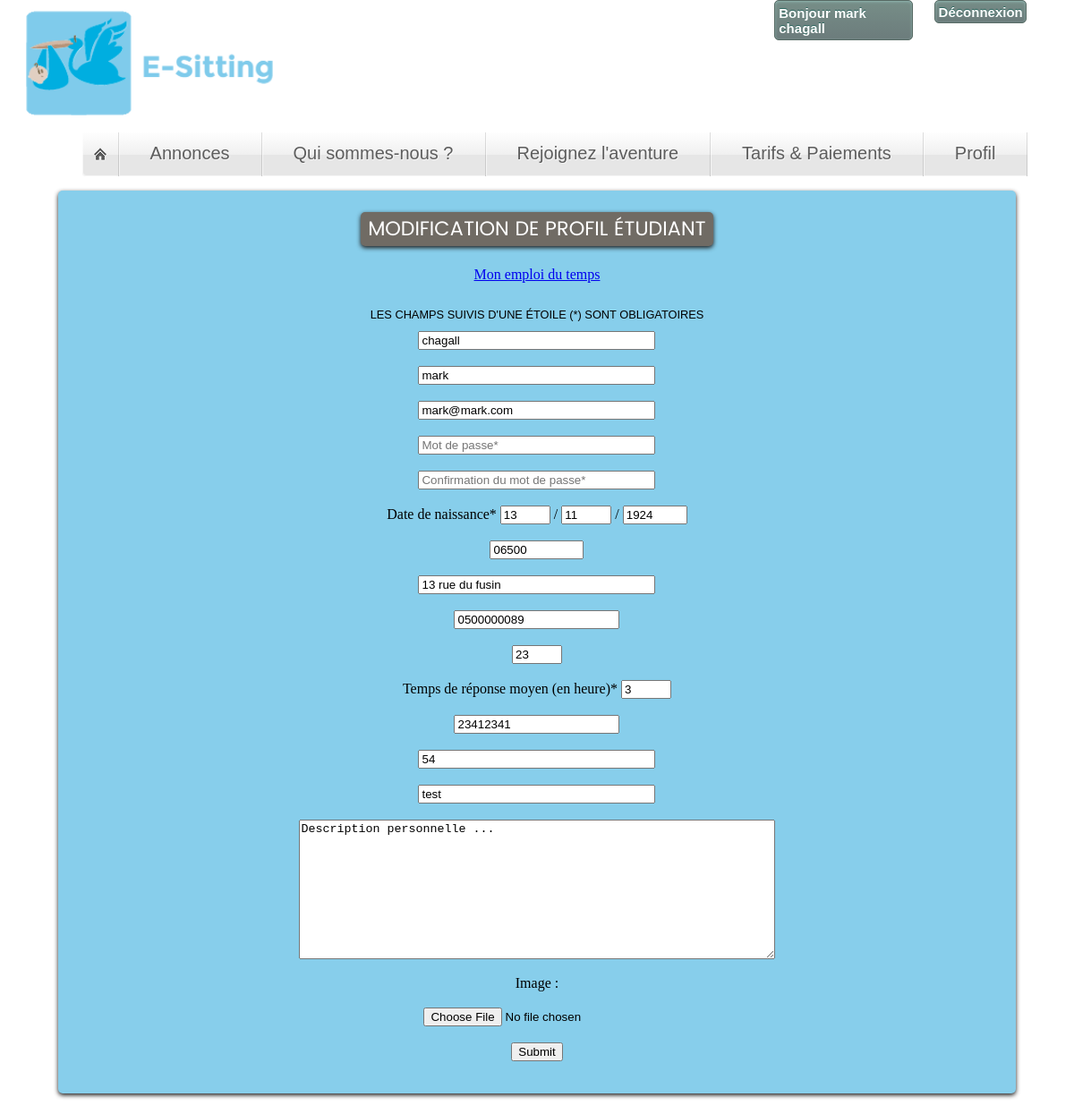
The page /Site_pas_a_pas/ModificationProfilUtilisateur.php (signed in) on the database its author committed.
### tables this page shows
CREATE TABLE `users` (
  `ID` int(255) NOT NULL COMMENT 'ID des users',
  `user_type` text COMMENT 'Type d''utilisateur ( Admin/ Etudiants / Famille)',
  `nom` text COMMENT 'Nom',
  `prenom` text COMMENT 'Prenom',
  `email` text COMMENT 'adresse email de l''utilisateur',
  `mdp` text COMMENT 'Mot de passe de l''utilisateur, doit etre crypté',
  `naissance` date DEFAULT NULL COMMENT 'Date de naissance de l''utilisateur, le système calculera et affichera l''age',
  `code_postal` text,
  `adresse` text COMMENT 'Adresse de l''utilisateur',
  `telephone` text COMMENT 'Numero de téléphone de l''utilisateur',
  `tarif` int(11) DEFAULT NULL COMMENT 'Tarif renseigné par l''étudiant. Le tarif affiché sera modifié grâce à la table taux',
  `id_edt` int(11) DEFAULT NULL COMMENT 'renvoi à la table EdT de l''étudiant',
  `cni` text COMMENT 'Numero carte d''identité de l''étudiant',
  `etudes` text,
  `permis` text COMMENT 'L''étudiant renseigne s''il a le permis',
  `description` text COMMENT 'Description personnel des utilisateurs',
  `enfants` int(11) DEFAULT NULL COMMENT 'Nb d''enfants',
  `date_enfants` date DEFAULT NULL COMMENT 'Date de naissance',
  `contrats_acceptes` int(11) NOT NULL DEFAULT '0' COMMENT 'Nb de contrat accepté',
  `contrats_annules` int(11) NOT NULL DEFAULT '0' COMMENT 'Nb de contrat annulé',
  `image` text NOT NULL,
  `moderation` bit(1) NOT NULL DEFAULT b'1',
  `tempsreponse` int(255) DEFAULT NULL
);

### Site_pas_a_pas/BDProfilUtilisateur.php (called while the page is built, shortened)
<?php
include("connect.php");
$req = $bdd->prepare('SELECT user_type, nom, prenom, email, naissance, code_postal, adresse, telephone, tarif, cni, etudes, permis, description, enfants, image, tempsreponse FROM `users` WHERE ID = :utilisateur');
$req->execute(array('utilisateur' => $_SESSION['ID']));
while ($donnees = $req->fetch())
{
    $type_utilisateur = $donnees['user_type'] ;
    $ancien_nom = $donnees['nom'] ;
    $ancien_prenom = $donnees['prenom'] ;
    $ancien_email = $donnees['email'] ;
    $ancien_naissance = $donnees['naissance'] ;
    $ancien_jourNaissance = substr($ancien_naissance, 8, 2);
    $ancien_moisNaissance = substr($ancien_naissance, 5, 2);
    $ancien_anneeNaissance = substr($ancien_naissance, 0, 4);
    $ancien_cp = $donnees['code_postal'] ;
    $ancien_adresse = $donnees['adresse'] ;
    $ancien_telephone = $donnees['telephone'] ;
    $ancien_tarif = $donnees['tarif'] ;
    $ancien_cni = $donnees['cni'] ;
    $ancien_etudes = $donnees['etudes'] ;
    $ancien_permis = $donnees['permis'] ;
    $ancien_description = $donnees['description'] ;
    $ancien_temps = $donnees['tempsreponse'] ;
}
?>

### Site_pas_a_pas/ModificationProfilUtilisateur.php (the view, shortened to what this page needs)
<?php include("BDProfilUtilisateur.php");
 ?>
<DOCTYPE html>
<html>
    <head>
        <link rel="stylesheet" href="style_inscription.css" />
        <link rel="stylesheet" href="style_general.css" />
        <link rel="stylesheet" href="style_general_connect.css" />
    </head>
    <body>
        <div id = "bloc_page">
            <header>
                <div id="titre_principal">
                    <div id="logo">
                        <img src="Pictures/logo.png" alt="Logo E-sitting" />
                    </div>
                    <div id="deconnexion">
                        <a href="logout.php" class="myButtonConnected">Déconnexion</a>
                    </div>
                    <div id="bonjour"><?php
                      if ($_SESSION['type']=='Super' or $_SESSION['type']=='Admin')
                      {
                    echo(  "<a href='dash_admin.php' class='myButtonConnected'>Dashboard".  "</a>" );
                  }
                    else
                    {
                        echo("<a href='#' class='myButtonConnected'>Bonjour ". $_SESSION['prenom'] . " ". $_SESSION['nom'] . "  </a>");
                      }?></div>
                </div>
            </header>
            <div id = "Menu_Principal">
                    <ul class="fancyNav" id="myTopnav">
                        <li id="home"><a href="AccueilConnecte.php" class="homeIcon">Accueil</a></li>
                        <li><a href="#">Annonces</a></li>
                        <li><a href="AccueilConnecte.php#Whoarewe">Qui sommes-nous ?</a></li>
                        <li><a href="AccueilConnecte.php#Esitter">Rejoignez l'aventure</a></li>
                        <li><a href="AccueilConnecte.php#Paiements">Tarifs & Paiements</a></li>
                        <li><a href="ConsultationProfilUtilisateur.php">Profil</a></li>
                    </ul>
            </div>
            <section>
                <article>
                    <?php
                    if($type_utilisateur=='Etudiant')
                    { ?>
                    <h1>Modification de profil étudiant</h1>
                    <a class="EmploiDuTemps" href="Calendrier/calendar_etudiant.php">Mon emploi du temps</a>
                        <div id="formDiv">
                            <form method="post" action="ModificationBDDProfilEtudiant.php" enctype="multipart/form-data"><br/>
                            <h2>Les champs suivis d'une étoile (*) sont obligatoires</h2>
                            <input type="text" name="NomEtudiant" placeholder="NOM*" <?php echo 'value=' . '\'' . $ancien_nom . '\'' ;?> size="30" maxlength="20"/> <br/><br/>
                            <input type="text" name="PrenomEtudiant" placeholder="Prenom*" <?php echo 'value=' . '\'' . $ancien_prenom . '\'' ;?> size="30" maxlength="20"/> <br/><br/>
                            <input type="text" name="MailEtudiant" placeholder="E-mail*" <?php echo 'value=' . '\'' . $ancien_email . '\'' ;?> size="30" maxlength="30"/> <br/><br/>
                            <input type="password" name="PasswordEtudiant" placeholder="Mot de passe*" size="30" maxlength="30"/> <br/><br/>
                            <input type="password" name="PasswordConfirmationEtudiant" placeholder="Confirmation du mot de passe*" size="30" maxlength="30"/> <br/><br/>
                            <label>Date de naissance*</label>
                            <input type="number" name="JourNaissance" placeholder="Jour" <?php echo 'value=' . '\'' . $ancien_jourNaissance . '\'' ;?> min="1" max="31"/>
                            <label>/</label>
                            <input type="number" name="MoisNaissance" placeholder="Mois" <?php echo 'value=' . '\'' . $ancien_moisNaissance . '\'' ;?> min="1" max="12"/>
                            <label>/</label>
                            <input type="number" name="AnneeNaissance" placeholder="Année" <?php echo 'value=' . '\'' . $ancien_anneeNaissance . '\'' ;?> min="1900" max="2016"/> <br/> <br/>
                            <input type="text" name="CodePostal" placeholder="Code Postal*" <?php echo 'value=' . '\'' . $ancien_cp . '\'' ;?> size="10" maxlength="5"/> <br/><br/>
                            <input type="text" name="AdresseEtudiant" placeholder="Adresse*" <?php echo 'value=' . '\'' . $ancien_adresse . '\'' ;?> size="30" maxlength="50"/> <br/><br/>
                            <input type="number" name="TelephoneEtudiant" placeholder="Téléphone*" <?php echo 'value=' . $ancien_telephone ;?> max="9999999999"/> <br/><br/>
                            <input type="number" name="Prix" placeholder="Prix*" <?php echo 'value=' . $ancien_tarif ;?> min='10' max="99"/> <br/><br/>
                            <label>Temps de réponse moyen (en heure)*</label>
                            <input type="number" name="tempsReponse" placeholder="Temps de réponse moyen (en heure)*" <?php echo 'value=' . $ancien_temps ;?> min='1' max="72"/> <br/><br/>
                            <input type="number" name="NumeroCNIEtudiant" placeholder="Numéro de carte d'identité*" <?php echo 'value=' . '\'' . $ancien_cni . '\'' ;?> max="999999999999"/> <br/><br/>
                            <input type="text" name="EtudesEtudiant" placeholder="Niveau d'études" <?php
                            if($ancien_etudes) {
                                echo 'value=' . '\'' . $ancien_etudes . '\'' ;
                            }
                                ?> size="30" maxlength="30"/> <br/><br/>
                            <input type="text" name="VehiculeEtudiant" placeholder="Véhicule" <?php
                            if($ancien_permis) {
                                echo 'value=' . '\'' . $ancien_permis . '\'' ;
                            }
                            ?> size="30" maxlength="30"/> <br/><br/>
                            <textarea name="DescriptionEtudiant" rows="10" cols="50" maxlength="750"><?php
                            if($ancien_description)
                            {
                                echo $ancien_description ;
                            }
                            else
                            {
                                echo 'Description personnelle';
                            } ?></textarea><br/><br/>
                            <label>Image :</label><br/><br/>
                            <input type="file" name="image" /><br/><br/>
                            <input type="submit" name="submit" /> <br/><br/>
                        </form>
                    </div>
                    <?php
                    }
                    else
                    {
                        echo 'problème de type d\'utilisateur' ;
                    }
                    ?>
                </article>
            </section>
        </div>
    </body>
</html>

### Site_pas_a_pas/style_inscription.css (style rules this page uses)
#titre_principal { display: flex; flex-direction: row; align-items: flex-start; }
#logo { display:flex; flex-direction:row; align-items: flex-start; }
#logo img { margin-left: 6%; width: 300px; height: 100px; max-width: 100%; height: auto !important; }
#Menu_Principal { display:flex; flex-direction: row; justify-content: center; }
section { display: flex; flex-direction: column; align-items: center; }
article { width:90%; max-width: 1890px; min-width:250px; margin-left:5%; margin-right:5%; display: flex; flex-direction: column; align-items: center; flex-wrap: wrap; position: relative; background: skyblue; box-shadow: 0px 2px 5px #1c1a19; border-radius: 5px; padding: 2px; color: black; margin-bottom: 15px; }
article h1 { position: relative; background-color: #706b64; box-shadow: 0px 2px 5px #1c1a19; border-radius: 5px; padding: 8px; color: white; font-size: 1.6em; text-align:center; }
article h2 { font-family: arial, 'Trebuchet MS', serif, sans-serif; font-weight: normal; text-transform: uppercase; font-size: 0.8em; }
article #formDiv { text-align:center; max-width:1890px; min-width:250px; width: 50%; }
article #formDiv textarea { max-width:1890px; min-width:250px; width: 100%; }

### Site_pas_a_pas/style_general.css (style rules this page uses)
#bloc_page { margin: auto; }
section h1, footer h1, nav a, aside ul { font-family: 'poppinsregular', arial, 'Trebuchet MS', serif, sans-serif; font-weight: normal; text-transform: uppercase; font-size: 1.4em; }
.fancyNav { overflow: hidden; display: inline-block; }
.fancyNav li { background-color: #f0f0f0; background-image: -webkit-gradient(linear,left top, left bottom,from(#fefefe), color-stop(0.5,#f0f0f0), color-stop(0.51, #e6e6e6)); background-image: -moz-linear-gradient(#fefefe 0%, #f0f0f0 50%, #e6e6e6 51%); background-image: -o-linear-gradient(#fefefe 0%, #f0f0f0 50%, #e6e6e6 51%); background-image: -ms-linear-gradient(#fefefe 0%, #f0f0f0 50%, #e6e6e6 51%); background-image: linear-gradient(#fefefe 0%, #f0f0f0 50%, #e6e6e6 51%); border-right: 1px solid rgba(9, 9, 9, 0.125); box-shadow: 1px -1px 0 rgba(255, 255, 255, 0.6) inset; -moz-box-shadow: 1px -1px 0 rgba(255, 255, 255, 0.6) inset; -webkit-box-shadow: 1px -1px 0 rgba(255, 255, 255, 0.6) inset; position:relative; float: left; list-style: none; }
.fancyNav li:after { content:'.'; text-indent:-9999px; overflow:hidden; position:absolute; width:100%; height:100%; top:0; left:0; z-index:1; opacity:0; background-image:-webkit-gradient(linear, left top, right top, from(rgba(168,168,168,0.5)),color-stop(0.5,rgba(168,168,168,0)), to(rgba(168,168,168,0.5))); background-image:-moz-linear-gradient(left, rgba(168,168,168,0.5), rgba(168,168,168,0) 50%, rgba(168,168,168,0.5)); background-image:-o-linear-gradient(left, rgba(168,168,168,0.5), rgba(168,168,168,0) 50%, rgba(168,168,168,0.5)); background-image:-ms-linear-gradient(left, rgba(168,168,168,0.5), rgba(168,168,168,0) 50%, rgba(168,168,168,0.5)); background-image:linear-gradient(left, rgba(168,168,168,0.5), rgba(168,168,168,0) 50%, rgba(168,168,168,0.5)); box-shadow:-1px 0 0 #a3a3a3,-2px 0 0 #fff,1px 0 0 #a3a3a3,2px 0 0 #fff; -moz-box-shadow:-1px 0 0 #a3a3a3,-2px 0 0 #fff,1px 0 0 #a3a3a3,2px 0 0 #fff; -webkit-box-shadow:-1px 0 0 #a3a3a3,-2px 0 0 #fff,1px 0 0 #a3a3a3,2px 0 0 #fff; -moz-transition:0.25s all; -webkit-transition:0.25s all; -o-transition:0.25s all; transition:0.25s all; }
.fancyNav li:first-child { border-radius: 4px 0 0 4px; }
.fancyNav li:first-child:after, .fancyNav li.selected:first-child:after { box-shadow:1px 0 0 #a3a3a3,2px 0 0 #fff; -moz-box-shadow:1px 0 0 #a3a3a3,2px 0 0 #fff; -webkit-box-shadow:1px 0 0 #a3a3a3,2px 0 0 #fff; border-radius:4px 0 0 4px; }
.fancyNav li a { color: #5d5d5d; display: inline-block; font: 20px Arial,sans-serif; padding: 12px 35px 14px; position: relative; text-shadow: 1px 1px 0 rgba(255, 255, 255, 0.6); z-index:2; text-decoration:none !important; white-space:nowrap; }
.fancyNav a.homeIcon { background:url('Pictures/home.png') no-repeat center center; display: block; overflow: hidden; padding-left: 12px; padding-right: 12px; text-indent: -9999px; width: 16px; }

### rows shown on the page
users: NomEtudiant "chagall", PrenomEtudiant "mark", MailEtudiant "mark@mark.com", JourNaissance "13", MoisNaissance "11", AnneeNaissance "1924", CodePostal "06500", AdresseEtudiant "13 rue du fusin", TelephoneEtudiant "0500000089", Prix "23", tempsReponse "3", NumeroCNIEtudiant "23412341", EtudesEtudiant "54", VehiculeEtudiant "test", DescriptionEtudiant "Description personnelle ..."

### other values the page prints
$_SESSION['prenom'] "mark"
$_SESSION['nom'] "chagall"
